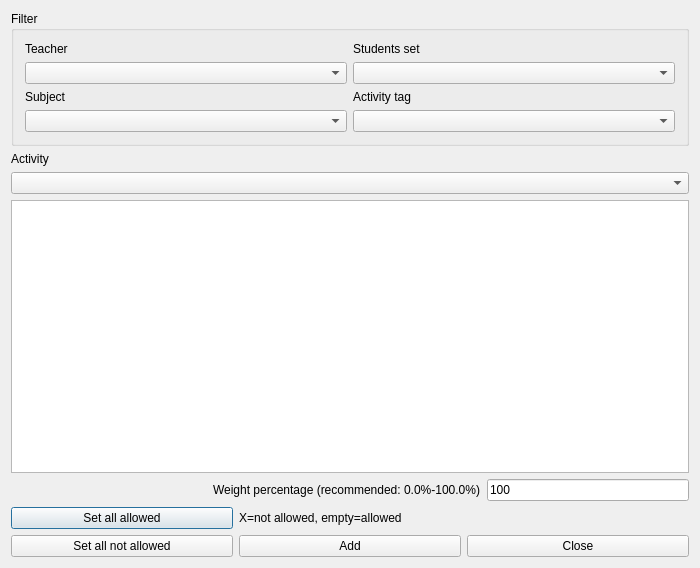
<?xml version="1.0" encoding="UTF-8"?>
<ui version="4.0">
 <class>AddConstraintActivityPreferredStartingTimesForm_template</class>
 <widget class="QDialog" name="AddConstraintActivityPreferredStartingTimesForm_template">
  <property name="geometry">
   <rect>
    <x>0</x>
    <y>0</y>
    <width>700</width>
    <height>568</height>
   </rect>
  </property>
  <property name="windowTitle">
   <string extracomment="This is the title of the dialog to add a new constraint of this type">Add activity preferred starting times</string>
  </property>
  <layout class="QGridLayout" name="gridLayout_2">
   <item row="0" column="0">
    <widget class="QGroupBox" name="filterGroupBox">
     <property name="title">
      <string>Filter</string>
     </property>
     <layout class="QGridLayout" name="gridLayout">
      <item row="0" column="0">
       <widget class="QLabel" name="teachersTextLabel">
        <property name="text">
         <string>Teacher</string>
        </property>
        <property name="wordWrap">
         <bool>false</bool>
        </property>
       </widget>
      </item>
      <item row="0" column="1">
       <widget class="QLabel" name="studentsTextLabel">
        <property name="text">
         <string>Students set</string>
        </property>
        <property name="wordWrap">
         <bool>false</bool>
        </property>
       </widget>
      </item>
      <item row="1" column="0">
       <widget class="QComboBox" name="teachersComboBox"/>
      </item>
      <item row="1" column="1">
       <widget class="QComboBox" name="studentsComboBox"/>
      </item>
      <item row="2" column="0">
       <widget class="QLabel" name="subjectsTextLabel">
        <property name="text">
         <string>Subject</string>
        </property>
        <property name="wordWrap">
         <bool>false</bool>
        </property>
       </widget>
      </item>
      <item row="2" column="1">
       <widget class="QLabel" name="activityTagsTextLabel">
        <property name="text">
         <string>Activity tag</string>
        </property>
        <property name="wordWrap">
         <bool>false</bool>
        </property>
       </widget>
      </item>
      <item row="3" column="0">
       <widget class="QComboBox" name="subjectsComboBox"/>
      </item>
      <item row="3" column="1">
       <widget class="QComboBox" name="activityTagsComboBox"/>
      </item>
     </layout>
    </widget>
   </item>
   <item row="1" column="0">
    <layout class="QVBoxLayout" name="activitiesBoxLayout">
     <item>
      <widget class="QLabel" name="activitiesTextLabel">
       <property name="text">
        <string>Activity</string>
       </property>
       <property name="wordWrap">
        <bool>false</bool>
       </property>
      </widget>
     </item>
     <item>
      <widget class="QComboBox" name="activitiesComboBox"/>
     </item>
    </layout>
   </item>
   <item row="2" column="0">
    <widget class="QTableWidget" name="preferredTimesTable"/>
   </item>
   <item row="3" column="0">
    <layout class="QHBoxLayout" name="weightBoxLayout">
     <item>
      <spacer name="spacer3">
       <property name="orientation">
        <enum>Qt::Horizontal</enum>
       </property>
       <property name="sizeType">
        <enum>QSizePolicy::Expanding</enum>
       </property>
       <property name="sizeHint" stdset="0">
        <size>
         <width>40</width>
         <height>20</height>
        </size>
       </property>
      </spacer>
     </item>
     <item>
      <widget class="QLabel" name="weightTextLabel">
       <property name="frameShape">
        <enum>QFrame::NoFrame</enum>
       </property>
       <property name="frameShadow">
        <enum>QFrame::Plain</enum>
       </property>
       <property name="text">
        <string>Weight percentage (recommended: 0.0%-100.0%)</string>
       </property>
       <property name="wordWrap">
        <bool>false</bool>
       </property>
      </widget>
     </item>
     <item>
      <widget class="QLineEdit" name="weightLineEdit">
       <property name="text">
        <string notr="true">100</string>
       </property>
      </widget>
     </item>
    </layout>
   </item>
   <item row="4" column="0">
    <layout class="QGridLayout" name="buttonsGridLayout">
     <item row="0" column="0">
      <widget class="QPushButton" name="setAllAllowedPushButton">
       <property name="text">
        <string>Set all allowed</string>
       </property>
      </widget>
     </item>
     <item row="0" column="1" colspan="2">
      <widget class="QLabel" name="label">
       <property name="text">
        <string extracomment="This is an explanation in a dialog for a constraint. It says that symbol X means that this slot is not allowed, and an empty cell means that the slot is allowed">X=not allowed, empty=allowed</string>
       </property>
      </widget>
     </item>
     <item row="1" column="0">
      <widget class="QPushButton" name="setAllNotAllowedPushButton">
       <property name="text">
        <string>Set all not allowed</string>
       </property>
      </widget>
     </item>
     <item row="1" column="1">
      <widget class="QPushButton" name="addConstraintPushButton">
       <property name="text">
        <string>Add</string>
       </property>
      </widget>
     </item>
     <item row="1" column="2">
      <widget class="QPushButton" name="closePushButton">
       <property name="text">
        <string>Close</string>
       </property>
      </widget>
     </item>
    </layout>
   </item>
  </layout>
 </widget>
 <layoutdefault spacing="6" margin="11"/>
 <resources/>
 <connections/>
</ui>
